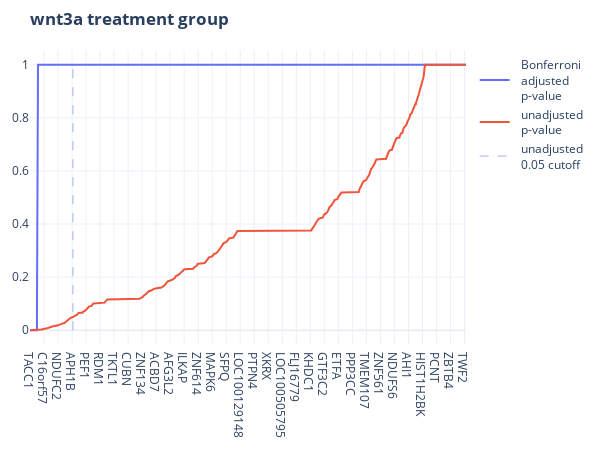

The notebook cell saved with this chart:
### Code cell
fig1 = go.Figure()
df_wnt3a = df.sort_values(by='wnt3a_unadjusted', ascending=True)
fig1.add_traces([
    go.Scatter(
        x = list(df_wnt3a.index),
        y = df_wnt3a['wnt3a'],
        name = '  Bonferroni<br>  adjusted<br>  p-value'
    ),
    go.Scatter(
        x = list(df_wnt3a.index),
        y = df_wnt3a['wnt3a_unadjusted'],
        name = '  unadjusted<br>  p-value',
    ),
    go.Scatter(
        x = [df_wnt3a[df_wnt3a["wnt3a_unadjusted"] >= 0.05].index[0], df_wnt3a[df_wnt3a["wnt3a_unadjusted"] >= 0.05].index[0]],
        y = [0, 1],
        name = "  unadjusted<br>  0.05 cutoff",
        mode='lines',
        line = dict(color='royalblue', width=0.5, dash='dash')
    )
]).update_layout(
    width = 600, 
    height = 450,
    title = "<b>wnt3a treatment group</b>",
    template = 'plotly_white',
    # showlegend=False,
    autosize=False,
    margin=dict(
        l=30,
        r=30,
        b=85,
        t=50,
        pad=0
    )
)
fig1.show()

### Figure 1 — Plotly figure (JSON) as saved in the notebook; plotly's stock layout.template omitted (floating-point values rounded to 4 significant figures; data arrays with more than 128 entries replaced by an {"elided": "..."} marker saying what was removed)
{"data": [{"name": "  Bonferroni<br>  adjusted<br>  p-value", "type": "scatter", "x": {"elided": "12756 str values"}, "y": {"elided": "12756 float values"}}, {"name": "  unadjusted<br>  p-value", "type": "scatter", "x": {"elided": "12756 str values"}, "y": {"elided": "12756 float values"}}, {"line": {"color": "royalblue", "dash": "dash", "width": 0.5}, "mode": "lines", "name": "  unadjusted<br>  0.05 cutoff", "type": "scatter", "x": ["THAP10", "THAP10"], "y": [0, 1]}], "layout": {"autosize": false, "height": 450, "margin": {"b": 85, "l": 30, "pad": 0, "r": 30, "t": 50}, "title": {"text": "<b>wnt3a treatment group</b>"}, "width": 600}}
